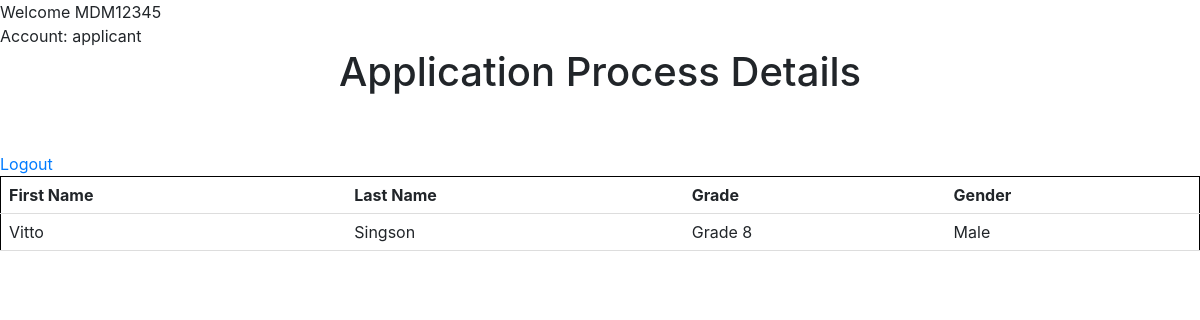
/application_details.php (signed in), run on the app's committed database.
### tables this page shows
CREATE TABLE `student_reserve` (
  `id` int(11) NOT NULL,
  `referenceNum` varchar(8) NOT NULL,
  `rsFName` varchar(255) NOT NULL,
  `rsLName` varchar(255) NOT NULL,
  `rsGrade` varchar(255) NOT NULL,
  `rsGender` varchar(10) NOT NULL,
  `rsDate` datetime(6) NOT NULL DEFAULT current_timestamp(6),
  `status` varchar(10) NOT NULL
);

### application_details.php (the view, shortened to what this page needs)
<?php
    if(isset($_SESSION['RefLogin'])){
        echo "Welcome"." ".$_SESSION['RefLogin']."<br>";
        echo "Account:"." ".$_SESSION['ApplicantType'];
    }   else {
        echo header("Location: login.php");
    };
     $con = connection();
       $sql = "SELECT * FROM student_reserve WHERE id = (SELECT id FROM application_accounts WHERE referenceNum ='".$_SESSION['RefLogin']."') ";
         $students = $con->query($sql) or die($con->error);
         $row = $students->fetch_assoc();
?>
<!DOCTYPE html>
<html lang="en">
<head>
    <link rel="stylesheet" href="css/style.css">
    <link rel="stylesheet" href="https://maxcdn.bootstrapcdn.com/bootstrap/4.5.2/css/bootstrap.min.css">
</head>
<body>
    <h1>Application Process Details</h1>
    <br/>
    <br/>
    <?php
      if (isset($_SESSION['RefLogin'])){ ?>
         <a href="application_logout.php">Logout</a>
            <?php } else { ?>
             <a href="login.php">Login</a>
            <?php    } ?>
                <table>
                    <thead>
                        <tr>
                            <th>First Name</th>
                            <th>Last Name</th>
                            <th>Grade</th>
                            <th>Gender</th>
                        </tr>
                    </thead>
                    <tbody>
                 <?php if(isset($_SESSION['RefLogin'])){ ?>
                        <tr>
                            <td><?php echo $row['rsFName'];  ?></td>
                            <td><?php echo $row['rsLName'];  ?></td>
                            <td><?php echo $row['rsGrade'];  ?></td>
                            <td><?php echo $row['rsGender'];  ?></td>
                        </tr>
                        <?php } ?>
                    </tbody>
                </table>
</body>
</html>

### css/style.css (style rules this page uses)
body { font-family: Arial; }
h1 { text-align: center; }
table { border: 1px solid black; border-collapse: collapse; width: 100%; }
th, td { text-align: left; padding: 8px; border-bottom: 1px solid #ddd; }

### data on the page
student_reserve: rsFName "Vitto", rsLName "Singson", rsGrade "Grade 8", rsGender "Male"

### other printed values
$_SESSION['RefLogin'] "MDM12345"
$_SESSION['ApplicantType'] "applicant"
